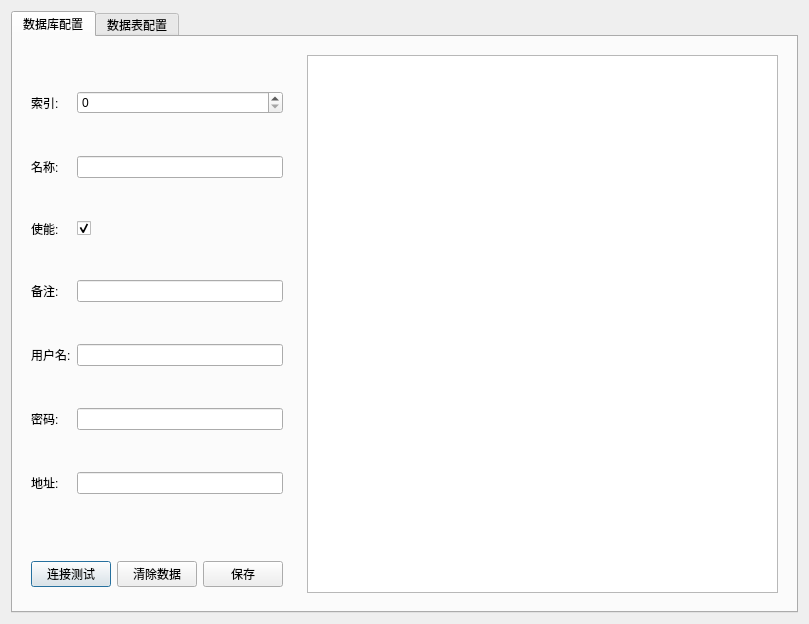
<?xml version="1.0" encoding="UTF-8"?>
<ui version="4.0">
 <class>ConfigDialog</class>
 <widget class="QDialog" name="ConfigDialog">
  <property name="geometry">
   <rect>
    <x>0</x>
    <y>0</y>
    <width>809</width>
    <height>624</height>
   </rect>
  </property>
  <property name="cursor">
   <cursorShape>ArrowCursor</cursorShape>
  </property>
  <property name="windowTitle">
   <string>Dialog</string>
  </property>
  <layout class="QGridLayout" name="gridLayout">
   <item row="0" column="1">
    <widget class="QTabWidget" name="tabWidget">
     <property name="tabPosition">
      <enum>QTabWidget::North</enum>
     </property>
     <property name="currentIndex">
      <number>0</number>
     </property>
     <property name="tabBarAutoHide">
      <bool>true</bool>
     </property>
     <widget class="QWidget" name="Tab1">
      <attribute name="title">
       <string>数据库配置</string>
      </attribute>
      <layout class="QGridLayout" name="gridLayout_7" rowstretch="9,1" columnstretch="3,7">
       <item row="0" column="0">
        <widget class="QWidget" name="widget_4" native="true">
         <layout class="QGridLayout" name="gridLayout_2">
          <item row="0" column="0">
           <widget class="QLabel" name="Label">
            <property name="text">
             <string>索引:</string>
            </property>
           </widget>
          </item>
          <item row="0" column="1">
           <widget class="QSpinBox" name="index1">
            <property name="minimum">
             <number>0</number>
            </property>
           </widget>
          </item>
          <item row="1" column="0">
           <widget class="QLabel" name="Label_2">
            <property name="text">
             <string>名称:</string>
            </property>
           </widget>
          </item>
          <item row="1" column="1">
           <widget class="QLineEdit" name="name1"/>
          </item>
          <item row="2" column="0">
           <widget class="QLabel" name="Label_3">
            <property name="text">
             <string>使能:</string>
            </property>
           </widget>
          </item>
          <item row="2" column="1">
           <widget class="QCheckBox" name="enable1">
            <property name="checked">
             <bool>true</bool>
            </property>
           </widget>
          </item>
          <item row="3" column="0">
           <widget class="QLabel" name="Label_4">
            <property name="text">
             <string>备注:</string>
            </property>
           </widget>
          </item>
          <item row="3" column="1">
           <widget class="QLineEdit" name="desc1"/>
          </item>
          <item row="4" column="0">
           <widget class="QLabel" name="Label_5">
            <property name="text">
             <string>用户名:</string>
            </property>
           </widget>
          </item>
          <item row="4" column="1">
           <widget class="QLineEdit" name="username"/>
          </item>
          <item row="5" column="0">
           <widget class="QLabel" name="Label_6">
            <property name="text">
             <string>密码:</string>
            </property>
           </widget>
          </item>
          <item row="5" column="1">
           <widget class="QLineEdit" name="password"/>
          </item>
          <item row="6" column="0">
           <widget class="QLabel" name="Label_7">
            <property name="text">
             <string>地址:</string>
            </property>
           </widget>
          </item>
          <item row="6" column="1">
           <widget class="QLineEdit" name="address"/>
          </item>
         </layout>
        </widget>
       </item>
       <item row="1" column="0">
        <widget class="QWidget" name="widget_6" native="true">
         <layout class="QHBoxLayout" name="horizontalLayout">
          <item>
           <widget class="QPushButton" name="connectTest">
            <property name="text">
             <string>连接测试</string>
            </property>
           </widget>
          </item>
          <item>
           <widget class="QPushButton" name="clearServerInfor">
            <property name="text">
             <string>清除数据</string>
            </property>
           </widget>
          </item>
          <item>
           <widget class="QPushButton" name="saveServerInfor">
            <property name="text">
             <string>保存</string>
            </property>
           </widget>
          </item>
         </layout>
        </widget>
       </item>
       <item row="0" column="1" rowspan="2">
        <widget class="QWidget" name="widget_5" native="true">
         <layout class="QGridLayout" name="gridLayout_3">
          <item row="0" column="0">
           <widget class="QTableView" name="tableView1">
            <property name="enabled">
             <bool>true</bool>
            </property>
            <property name="lineWidth">
             <number>1</number>
            </property>
            <property name="editTriggers">
             <set>QAbstractItemView::NoEditTriggers</set>
            </property>
           </widget>
          </item>
         </layout>
        </widget>
       </item>
      </layout>
     </widget>
     <widget class="QWidget" name="Tab2">
      <attribute name="title">
       <string>数据表配置</string>
      </attribute>
      <layout class="QGridLayout" name="gridLayout_6" rowstretch="9,1" columnstretch="3,7">
       <item row="0" column="0">
        <widget class="QWidget" name="widget" native="true">
         <layout class="QGridLayout" name="gridLayout_4">
          <item row="0" column="0">
           <widget class="QLabel" name="Label_15">
            <property name="text">
             <string>索引:</string>
            </property>
           </widget>
          </item>
          <item row="0" column="1">
           <widget class="QSpinBox" name="index2">
            <property name="minimum">
             <number>0</number>
            </property>
           </widget>
          </item>
          <item row="1" column="0">
           <widget class="QLabel" name="Label_16">
            <property name="text">
             <string>名称:</string>
            </property>
           </widget>
          </item>
          <item row="1" column="1">
           <widget class="QLineEdit" name="name2"/>
          </item>
          <item row="2" column="0">
           <widget class="QLabel" name="label_5">
            <property name="text">
             <string>服务器:</string>
            </property>
           </widget>
          </item>
          <item row="2" column="1">
           <widget class="QComboBox" name="serverInfor"/>
          </item>
          <item row="3" column="0">
           <widget class="QLabel" name="label_4">
            <property name="text">
             <string>服务地址:</string>
            </property>
           </widget>
          </item>
          <item row="3" column="1">
           <widget class="QLineEdit" name="serverId">
            <property name="placeholderText">
             <string/>
            </property>
           </widget>
          </item>
          <item row="4" column="0">
           <widget class="QLabel" name="Label_17">
            <property name="text">
             <string>使能:</string>
            </property>
           </widget>
          </item>
          <item row="4" column="1">
           <widget class="QCheckBox" name="enable2">
            <property name="checked">
             <bool>true</bool>
            </property>
           </widget>
          </item>
          <item row="5" column="0">
           <widget class="QLabel" name="label">
            <property name="text">
             <string>采样频率:</string>
            </property>
           </widget>
          </item>
          <item row="5" column="1">
           <widget class="QSpinBox" name="frequency">
            <property name="minimum">
             <number>60000</number>
            </property>
            <property name="maximum">
             <number>999999999</number>
            </property>
            <property name="singleStep">
             <number>100</number>
            </property>
           </widget>
          </item>
          <item row="6" column="0">
           <widget class="QLabel" name="Label_18">
            <property name="text">
             <string>备注:</string>
            </property>
           </widget>
          </item>
          <item row="6" column="1">
           <widget class="QLineEdit" name="desc2"/>
          </item>
         </layout>
        </widget>
       </item>
       <item row="1" column="0">
        <widget class="QWidget" name="widget_2" native="true">
         <layout class="QHBoxLayout" name="horizontalLayout_2">
          <item>
           <widget class="QPushButton" name="getDataTest">
            <property name="text">
             <string>写值测试</string>
            </property>
           </widget>
          </item>
          <item>
           <widget class="QPushButton" name="clearRecordInfor">
            <property name="text">
             <string>清除数据</string>
            </property>
           </widget>
          </item>
          <item>
           <widget class="QPushButton" name="saveRecordInfor">
            <property name="text">
             <string>保存</string>
            </property>
           </widget>
          </item>
         </layout>
        </widget>
       </item>
       <item row="0" column="1" rowspan="2">
        <widget class="QWidget" name="widget_3" native="true">
         <layout class="QGridLayout" name="gridLayout_5">
          <item row="0" column="0">
           <widget class="QTableView" name="tableView2"/>
          </item>
         </layout>
        </widget>
       </item>
      </layout>
     </widget>
    </widget>
   </item>
  </layout>
 </widget>
 <resources/>
 <connections/>
</ui>
